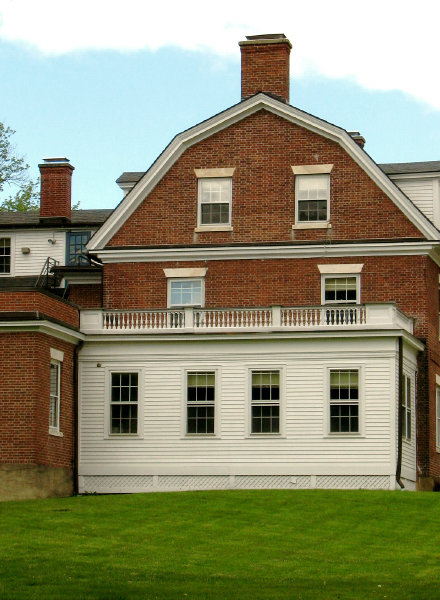
#> input picture brick-house.png, 440 x 600 px
$ python firstcode.py
#> lines starting #> are read from the running program, lines starting #| are printed output that depends on the picture
from PIL import Image
img = Image.open('brick-house.png').convert('L')
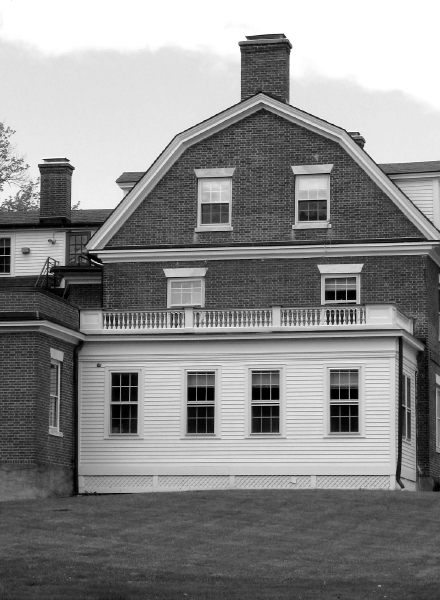
#> img: PIL image 440x600 L; min 0, max 255, mean 138.3
#img.show()
img.save('brick-house-gs.png','png')

img.save('brick-house-gs.jpeg','jpeg')

size = img.size
#> size = (440, 600)
half_size = (size[0]/2,size[1]/2)
#> half_size = (220, 300)


half_img = img.resize(half_size)
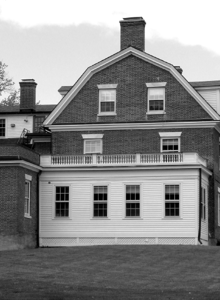
#> half_img: PIL image 220x300 L; min 0, max 255, mean 138.3
half_img.save('brick-house-half_size.png','png')

img.rotate(45).show()
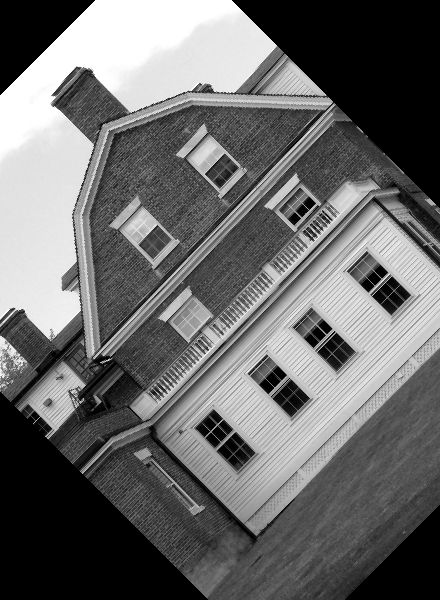
#> shown: PIL image 440x600 L; min 0, max 255, mean 106.1
